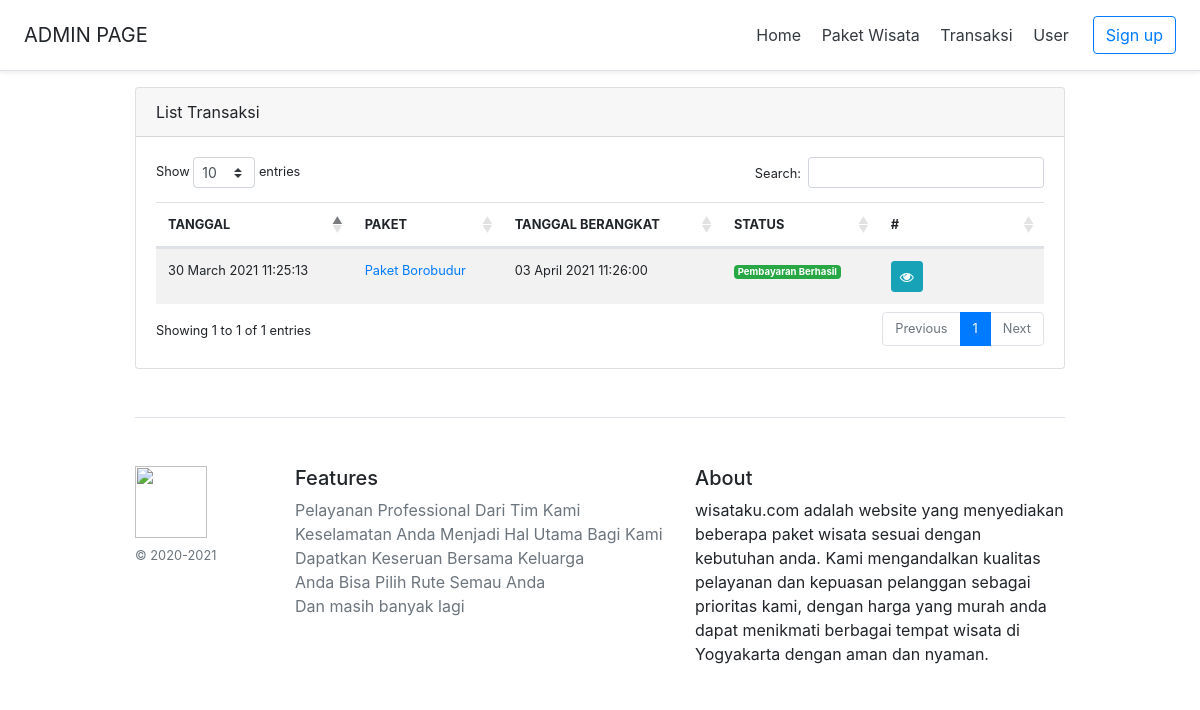
The page /admin/transaksi.php on the database its author committed.
### tables this page shows
CREATE TABLE `transaksi` (
  `id` int NOT NULL,
  `paket` int NOT NULL,
  `user` int NOT NULL,
  `tanggal_berangkat` int NOT NULL,
  `jumlah_orang` int NOT NULL,
  `ket` varchar(255) DEFAULT NULL,
  `status_pemesanan` int NOT NULL DEFAULT '1',
  `unixpayment` int DEFAULT NULL,
  `create_at` int NOT NULL,
  `bayar_at` int DEFAULT NULL,
  `batal_at` int DEFAULT NULL
);

CREATE TABLE `paket` (
  `id` int NOT NULL,
  `nama` varchar(64) NOT NULL,
  `deskripsi` varchar(255) NOT NULL,
  `kunjungan` varchar(255) NOT NULL,
  `harga` int NOT NULL,
  `gambar` varchar(255)  DEFAULT NULL,
  `status` tinyint NOT NULL DEFAULT '1',
  `create_at` int NOT NULL,
  `delete_at` int DEFAULT NULL
);

### admin/includes/transaksi_function.php (called while the page is built, shortened)
<?php
function getAllTransaksi()
{
	global $conn;
	$sql = "SELECT a.* , b.id idpaket, b.nama namapaket FROM `transaksi` a
            INNER JOIN `paket` b ON a.paket = b.id";
	$result = mysqli_query($conn, $sql);
  return mysqli_fetch_all($result, MYSQLI_ASSOC);
}

### admin/transaksi.php (the view, shortened to what this page needs)
<?php  include('../config.php'); ?>
<?php  include(ROOT_PATH . '/admin/includes/transaksi_function.php'); ?>
<?php
  $transaksi = getAllTransaksi();
?>
<?php require_once( ROOT_PATH . '/admin/includes/_head.php') ?>
</head>
<body>
<?php require_once( ROOT_PATH . '/admin/includes/_nav.php') ?>
<div class="container">
  <div class="card">
    <div class="card-header">
      List Transaksi
    </div>
    <div class="card-body small">
      <?php if (empty($transaksi)): ?>
        <h2 class="text-center">Transaksi tidak ditemukan.</h2>
      <?php else: ?>
        <div class="table-responsive">
          <table class="table table-striped" id="datatable">
            <thead>
              <tr>
                <th>TANGGAL</th>
                <th>PAKET</th>
                <th>TANGGAL BERANGKAT</th>
                <th>STATUS</th>
                <th style="min-width:100px">#</th>
              </tr>
            </thead>
            <tbody>
              <?php foreach ($transaksi as $key): ?>
                <tr>
                  <td>
                    <?= date("d F Y H:i:s", $key['create_at']) ?>
                  </td>
                  <td>
                    <a href="<?= BASE_URL ?>detail_paket.php?id=<?= $key['idpaket'] ?>"><?= $key['namapaket'] ?></a>
                  </td>
                  <td>
                    <?= date("d F Y H:i:s", $key['tanggal_berangkat']) ?>
                  </td>
                  <td>
                    <?php if($key['status_pemesanan'] == 1): ?>
                      <span class="badge badge-info">Menunggu Pembayaran</span>
                    <?php elseif($key['status_pemesanan'] == 2): ?>
                      <span class="badge badge-success">Pembayaran Berhasil</span>
                    <?php elseif($key['status_pemesanan'] == 3): ?>
                      <span class="badge badge-danger">Dibatalkan</span>
                    <?php endif; ?>
                  </td>
                  <td>
                  <a href="<?= BASE_URL ?>detail_transaksi.php?id=<?= $key['id'] ?>" title="Lihat Detail" class="btn btn-sm btn-info" data-toggle="tooltip" data-placement="top"><i class="fa fa-eye"></i></a>
                  </td>
                </tr>
              <?php endforeach ?>
            </tbody>
          </table>
        </div>
      <?php endif ?>
    </div>
  </div>
</div>
<?php require_once( ROOT_PATH . '/admin/includes/_foot.php') ?>
  </body>
</html>

### admin/includes/_head.php (style rules this page uses)
html { font-size: 14px; }
@media (min-width: 768px) { html { font-size: 16px; } }
.container { max-width: 960px; }

### rows shown on the page
transaksi: create_at "30 March 2021 11:25:13", paket.nama "Paket Borobudur", tanggal_berangkat "03 April 2021 11:26:00", status_pemesanan "Pembayaran Berhasil"
